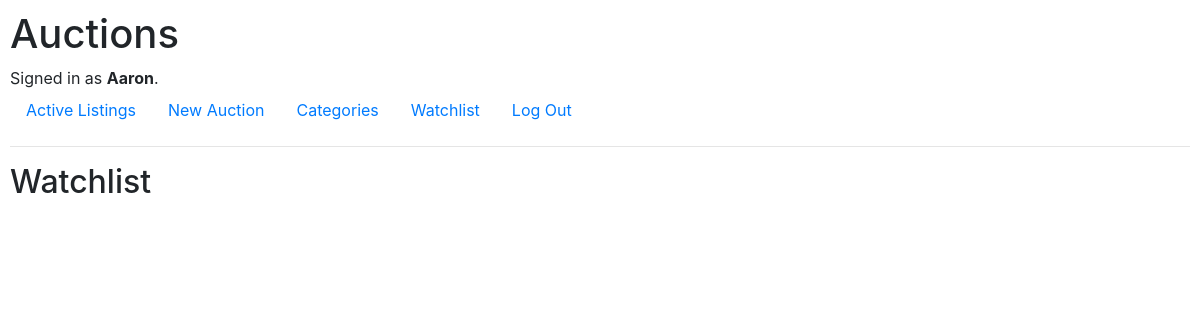
The page /watchlist (signed in) on the database as committed earlier.
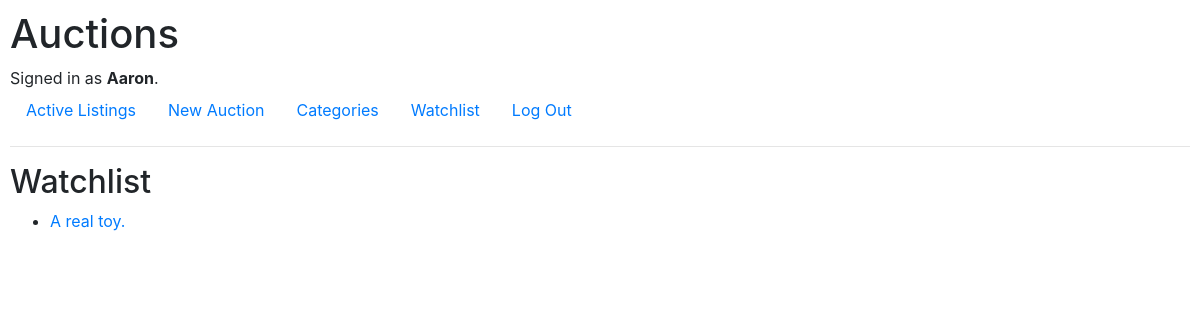
The same page on the database as committed later.
### auctions/models.py (models this page shows, shortened)
class User(AbstractUser):
    pass

class Watchlist(models.Model):
    user = models.ForeignKey(User, on_delete=models.CASCADE, related_name="watcher")
    auction = models.ManyToManyField(Listing, related_name="watched_item")

class Listing(models.Model):
    user = models.ForeignKey(User, on_delete=models.CASCADE, related_name="creator")
    title = models.CharField(max_length=64)
    description = models.CharField(max_length=256)
    category = models.CharField(max_length=64)
    image = models.CharField(max_length=256, blank=True)
    end = models.BooleanField(default=False)

### auctions/views.py (the view)
# urls.py: path("watchlist", views.watchlist, name="watchlist"),
@login_required
def watchlist(request, list_id=0):
    if request.method == "POST" and "watchlistform" in request.POST:
        watch = Watchlist(user=request.user)
        watch.save()
        watch.auction.add(list_id)
        return render(request, "auctions/listing.html", {"listing": Listing.objects.get(pk=list_id),
    "comments": Comment.objects.filter(listings=list_id), "form": BidForm(), "commentform": CommentForm(), "watch": True})
    if request.method == "POST" and "remove" in request.POST:
        remove = Watchlist.objects.filter(user=request.user, auction=list_id)
        remove.delete()
        return render(request, "auctions/listing.html", {"listing": Listing.objects.get(pk=list_id),
    "comments": Comment.objects.filter(listings=list_id), "form": BidForm(), "commentform": CommentForm()})
    else:
        return render(request, "auctions/watchlist.html", {"watchlist": Watchlist.objects.filter(user=request.user)})

### auctions/templates/auctions/watchlist.html (shortened to what this page needs)
{% extends "auctions/layout.html" %}
{% block body %}
    <h2>Watchlist</h2>
        <ul>
            {% for list in watchlist %}
                <li><a href="{% url 'listing' list.auction.get.id %}">{{ list.auction.get.title }}.</a></li>
            {% endfor %}
        </ul>
{% endblock %}

### auctions/templates/auctions/layout.html (shortened to what this page needs)
{% load static %}
<!DOCTYPE html>
<html lang="en">
    <head>
        <link rel="stylesheet" href="https://stackpath.bootstrapcdn.com/bootstrap/4.4.1/css/bootstrap.min.css">
        <link href="{% static 'auctions/styles.css' %}" rel="stylesheet">
    </head>
    <body>
        <h1>Auctions</h1>
        <div>
            {% if user.is_authenticated %}
                Signed in as <strong>{{ user.username }}</strong>.
            {% else %}
                Not signed in.
            {% endif %}
        </div>
        <ul class="nav">
            <li class="nav-item">
                <a class="nav-link" href="{% url 'index' %}">Active Listings</a>
            </li>
            {% if user.is_authenticated %}
            <li class="nav-item">
                <a class="nav-link" href="{% url 'create' %}">New Auction</a>
            </li>
            <li class="nav-item">
                <a class="nav-link" href="{% url 'categories' %}">Categories</a>
            </li>
            <li class="nav-item">
                <a class="nav-link" href="{% url 'watchlist' %}">Watchlist</a>
            </li>
                <li class="nav-item">
                    <a class="nav-link" href="{% url 'logout' %}">Log Out</a>
                </li>
            {% endif %}
        </ul>
        <hr>
        {% block body %}
        {% endblock %}
    </body>
</html>

### auctions/static/auctions/styles.css (style rules this page uses)
body { padding: 10px; }

Rows that differ between the two databases and show on the page:
added Watchlist: auction.get "A real toy"
